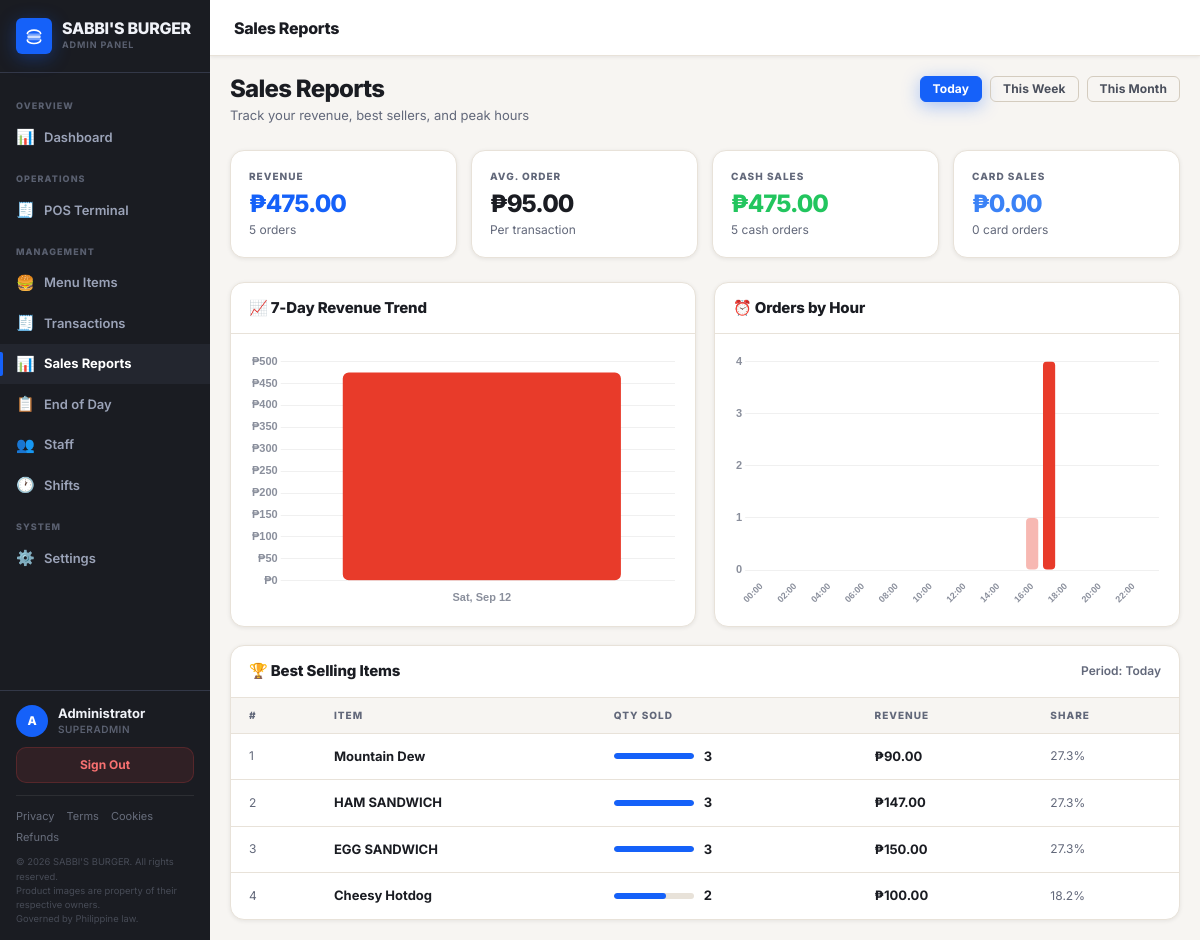
The app's page /reports (signed in) with its own data.
### tables this page shows
CREATE TABLE users (
    id INTEGER PRIMARY KEY AUTOINCREMENT,
    username TEXT NOT NULL UNIQUE,
    password_hash TEXT NOT NULL,
    full_name TEXT NOT NULL,
    role TEXT NOT NULL CHECK(role IN ('superadmin', 'cashier')),
    is_active INTEGER NOT NULL DEFAULT 1,
    last_login TIMESTAMP,
    created_at TIMESTAMP DEFAULT CURRENT_TIMESTAMP
);

### app.py (the view)
@app.route('/reports')
@superadmin_required
def reports():
    period = request.args.get('period', 'today')
    summary, top_items, daily_trend, hourly = get_sales_report(period)
    return render_template('admin/reports.html',
                           period=period,
                           summary=summary,
                           top_items=top_items,
                           daily_trend=daily_trend,
                           hourly=hourly)

### auth.py (called while the page is built)
def current_user():
    if 'user_id' not in session:
        return None
    with get_db() as conn:
        return conn.execute(
            "SELECT * FROM users WHERE id = ? AND is_active = 1", (session['user_id'],)
        ).fetchone()

def is_logged_in():
    return 'user_id' in session

def superadmin_required(f):
    @wraps(f)
    def decorated(*args, **kwargs):
        if not is_logged_in():
            flash('Please log in to continue.', 'warning')
            return redirect(url_for('login'))
        if session.get('role') != 'superadmin':
            flash('Access denied. Superadmin only.', 'error')
            abort(403)
        return f(*args, **kwargs)
    return decorated

### config.py (called while the page is built)
def load_settings():
    try:
        with open(SETTINGS_PATH, 'r', encoding='utf-8') as f:
            data = json.load(f)
        return {**DEFAULTS, **data}
    except Exception:
        return dict(DEFAULTS)

### database.py (called while the page is built)
def get_db():
    conn = sqlite3.connect(DATABASE)
    conn.row_factory = sqlite3.Row
    conn.execute("PRAGMA foreign_keys = ON")
    return conn

def get_active_shift(user_id):
    with get_db() as conn:
        return conn.execute("""
            SELECT s.*, u.full_name, u.role
            FROM shifts s
            JOIN users u ON s.user_id = u.id
            WHERE s.user_id = ? AND s.status = 'active'
            ORDER BY s.clock_in DESC LIMIT 1
        """, (user_id,)).fetchone()

### templates/admin/reports.html (shortened to what this page needs)
{% extends "admin/base_admin.html" %}
{% block page_title %}Sales Reports{% endblock %}
{% block content %}
<div class="page-header">
  <div>
    <h1>Sales Reports</h1>
    <p>Track your revenue, best sellers, and peak hours</p>
  </div>
  <div style="display:flex;gap:.5rem">
    {% for p, label in [('today','Today'),('week','This Week'),('month','This Month')] %}
    <a href="{{ url_for('reports', period=p) }}"
       class="btn {% if period == p %}btn-primary{% else %}btn-ghost{% endif %} btn-sm">
      {{ label }}
    </a>
    {% endfor %}
  </div>
</div>
<div class="stats-grid" style="grid-template-columns:repeat(4,1fr)">
  <div class="stat-card">
    <div class="stat-card-label">Revenue</div>
    <div class="stat-card-value brand">{{ currency }}{{ "%.2f"|format(summary.revenue) }}</div>
    <div class="stat-card-sub">{{ summary.orders }} orders</div>
  </div>
  <div class="stat-card">
    <div class="stat-card-label">Avg. Order</div>
    <div class="stat-card-value">{{ currency }}{{ "%.2f"|format(summary.avg_order) }}</div>
    <div class="stat-card-sub">Per transaction</div>
  </div>
  <div class="stat-card">
    <div class="stat-card-label">Cash Sales</div>
    <div class="stat-card-value" style="color:var(--success)">{{ currency }}{{ "%.2f"|format(summary.cash_revenue) }}</div>
    <div class="stat-card-sub">{{ summary.cash_orders }} cash orders</div>
  </div>
  <div class="stat-card">
    <div class="stat-card-label">Card Sales</div>
    <div class="stat-card-value" style="color:var(--info)">{{ currency }}{{ "%.2f"|format(summary.card_revenue) }}</div>
    <div class="stat-card-sub">{{ summary.card_orders }} card orders</div>
  </div>
</div>
<div style="display:grid;grid-template-columns:1fr 1fr;gap:1.125rem;margin-bottom:1.125rem">
  <div class="table-card" style="overflow:visible">
    <div class="table-card-header"><span class="table-card-title">📈 7-Day Revenue Trend</span></div>
    <div style="padding:1.125rem">
      <canvas id="trendChart" height="180"></canvas>
    </div>
  </div>
  <div class="table-card" style="overflow:visible">
    <div class="table-card-header"><span class="table-card-title">⏰ Orders by Hour</span></div>
    <div style="padding:1.125rem">
      <canvas id="hourlyChart" height="180"></canvas>
    </div>
  </div>
</div>
<div class="table-card">
  <div class="table-card-header">
    <span class="table-card-title">🏆 Best Selling Items</span>
    <span style="font-size:.75rem;color:var(--text-dark-3);font-weight:600">
      Period: {{ {'today':'Today','week':'This Week','month':'This Month'}[period] }}
    </span>
  </div>
  {% if top_items %}
  <div class="table-wrap">
    <table>
      <thead>
        <tr><th>#</th><th>Item</th><th>Qty Sold</th><th>Revenue</th><th>Share</th></tr>
      </thead>
      <tbody>
        {% set total_qty = top_items|sum(attribute='total_qty') %}
        {% for i, item in top_items|enumerate %}
        <tr>
          <td class="td-muted">{{ i+1 }}</td>
          <td><strong>{{ item.product_name }}</strong></td>
          <td>
            <div style="display:flex;align-items:center;gap:.625rem">
              <div style="background:var(--menu-border);border-radius:99px;height:6px;width:80px;overflow:hidden">
                <div style="background:var(--brand);height:100%;width:{{ ((item.total_qty / (top_items[0].total_qty or 1)) * 100)|int }}%;border-radius:99px"></div>
              </div>
              <strong>{{ item.total_qty }}</strong>
            </div>
          </td>
          <td><strong>{{ currency }}{{ "%.2f"|format(item.total_revenue) }}</strong></td>
          <td class="td-muted">
            {% if total_qty > 0 %}{{ "%.1f"|format((item.total_qty / total_qty) * 100) }}%{% else %}—{% endif %}
          </td>
        </tr>
        {% endfor %}
      </tbody>
    </table>
  </div>
  {% else %}
  <div class="empty-state"><div class="empty-state-icon">📊</div><p>No sales data for this period</p></div>
  {% endif %}
</div>
{% endblock %}
{% block extra_js %}
<script>
const currency = '{{ currency }}';
const brandColor = '#E83B2A';
const gridColor = 'rgba(0,0,0,0.06)';
const font = { family: "'Nunito', sans-serif", size: 11, weight: '700' };
Chart.defaults.font = font;
Chart.defaults.color = '#8A8F9C';
// 7-day trend
const trendData = {{ daily_trend | tojson }};
const trendLabels = trendData.map(d => {
  const dt = new Date(d.day);
  return dt.toLocaleDateString('en-PH',{weekday:'short',month:'short',day:'numeric'});
});
new Chart(document.getElementById('trendChart'), {
  type: 'bar',
  data: {
    labels: trendLabels,
    datasets: [{
      label: 'Revenue',
      data: trendData.map(d => d.revenue),
      backgroundColor: trendData.map((d,i) => i === trendData.length-1 ? brandColor : 'rgba(232,59,42,0.2)'),
      borderRadius: 6,
      borderSkipped: false,
    }]
  },
  options: {
    responsive: true, maintainAspectRatio: true,
    plugins: { legend: { display: false },
      tooltip: { callbacks: { label: ctx => ` ${currency}${ctx.raw.toLocaleString('en-PH',{minimumFractionDigits:2})}` } }
    },
    scales: {
      x: { grid: { display: false }, border: { display: false } },
      y: { grid: { color: gridColor }, border: { display: false },
           ticks: { callback: v => currency + v.toLocaleString() } }
    }
  }
});
// Hourly
const hourlyData = {{ hourly | tojson }};
const hours = Array.from({length:24}, (_,i) => String(i).padStart(2,'0'));
const ordersByHour = hours.map(h => {
  const found = hourlyData.find(d => d.hr === h);
  return found ? found.orders : 0;
});
const maxOrders = Math.max(...ordersByHour, 1);
new Chart(document.getElementById('hourlyChart'), {
  type: 'bar',
  data: {
    labels: hours.map(h => h + ':00'),
    datasets: [{
      label: 'Orders',
      data: ordersByHour,
      backgroundColor: ordersByHour.map(v => {
        const intensity = v / maxOrders;
        return `rgba(232,59,42,${0.15 + intensity * 0.85})`;
      }),
      borderRadius: 4,
      borderSkipped: false,
    }]
  },
  options: {
    responsive: true, maintainAspectRatio: true,
    plugins: { legend: { display: false } },
    scales: {
      x: { grid: { display: false }, border: { display: false },
           ticks: { maxRotation: 45, font: { size: 9 } } },
      y: { grid: { color: gridColor }, border: { display: false },
           ticks: { stepSize: 1 } }
    }
  }
});
</script>
{% endblock %}

### templates/admin/base_admin.html (shortened to what this page needs)
<!DOCTYPE html>
<html lang="en">
<head>
  <link rel="stylesheet" href="{{ url_for('static', filename='css/base.css') }}">
  <link rel="stylesheet" href="{{ url_for('theme_css') }}">
  <link rel="stylesheet" href="{{ url_for('static', filename='css/admin.css') }}">
</head>
<body>
<div class="app-shell">
  <aside class="sidebar">
    <div class="sidebar-brand">
      <div class="sidebar-brand-icon">
      </div>
      <div>
        <div class="sidebar-brand-text">{{ app_name }}</div>
        <div class="sidebar-brand-sub">Admin Panel</div>
      </div>
    </div>
    <nav class="sidebar-nav">
      <div class="nav-section-label">Overview</div>
      <a title="Dashboard" href="{{ url_for('dashboard') }}" class="nav-item {% if request.endpoint == 'dashboard' %}active{% endif %}">
        <span class="nav-item-icon">📊</span> Dashboard
      </a>
      <div class="nav-section-label">Operations</div>
      <a title="POS Terminal" href="{{ url_for('index') }}" class="nav-item {% if request.endpoint == 'index' %}active{% endif %}">
        <span class="nav-item-icon">🧾</span> POS Terminal
      </a>
      <div class="nav-section-label">Management</div>
      <a title="Menu Items" href="{{ url_for('products') }}" class="nav-item {% if request.endpoint == 'products' %}active{% endif %}">
        <span class="nav-item-icon">🍔</span> Menu Items
      </a>
      <a title="Transactions" href="{{ url_for('transactions') }}" class="nav-item {% if request.endpoint in ['transactions','transaction_detail'] %}active{% endif %}">
        <span class="nav-item-icon">🧾</span> Transactions
      </a>
      <a title="Sales Reports" href="{{ url_for('reports') }}" class="nav-item {% if request.endpoint == 'reports' %}active{% endif %}">
        <span class="nav-item-icon">📊</span> Sales Reports
      </a>
      <a title="End of Day" href="{{ url_for('eod') }}" class="nav-item {% if request.endpoint == 'eod' %}active{% endif %}">
        <span class="nav-item-icon">📋</span> End of Day
      </a>
      <a title="Staff" href="{{ url_for('users') }}" class="nav-item {% if request.endpoint == 'users' %}active{% endif %}">
        <span class="nav-item-icon">👥</span> Staff
      </a>
      <a title="Shifts" href="{{ url_for('shifts') }}" class="nav-item {% if request.endpoint in ['shifts','shift_detail'] %}active{% endif %}">
        <span class="nav-item-icon">🕐</span> Shifts
      </a>
      <div class="nav-section-label">System</div>
      <a title="Settings" href="{{ url_for('settings_page') }}" class="nav-item {% if request.endpoint == 'settings_page' %}active{% endif %}">
        <span class="nav-item-icon">⚙️</span> Settings
      </a>
    </nav>
    <div class="sidebar-footer">
      {% if current_user %}
      <div class="sidebar-user">
        <div class="sidebar-avatar">{{ current_user['full_name'][0] | upper }}</div>
        <div class="sidebar-user-info">
          <div class="sidebar-user-name">{{ current_user['full_name'] }}</div>
          <div class="sidebar-user-role">{{ current_user['role'] | title }}</div>
        </div>
      </div>
      {% endif %}
      <a href="{{ url_for('logout') }}" class="btn-logout">Sign Out</a>
      <div style="display:flex;flex-wrap:wrap;gap:.25rem .75rem;margin-top:.75rem;padding-top:.75rem;border-top:1px solid rgba(255,255,255,.08)">
        <a href="#" onclick="openPolicyModal('{{ url_for('privacy_policy') }}','Privacy Policy');return false" style="font-size:.6875rem;color:rgba(155,163,184,.6);text-decoration:none" onmouseover="this.style.color='rgba(155,163,184,1)'" onmouseout="this.style.color='rgba(155,163,184,.6)'">Privacy</a>
        <a href="#" onclick="openPolicyModal('{{ url_for('terms') }}','Terms &amp; Conditions');return false" style="font-size:.6875rem;color:rgba(155,163,184,.6);text-decoration:none" onmouseover="this.style.color='rgba(155,163,184,1)'" onmouseout="this.style.color='rgba(155,163,184,.6)'">Terms</a>
        <a href="#" onclick="openPolicyModal('{{ url_for('cookie_policy') }}','Cookie Policy');return false" style="font-size:.6875rem;color:rgba(155,163,184,.6);text-decoration:none" onmouseover="this.style.color='rgba(155,163,184,1)'" onmouseout="this.style.color='rgba(155,163,184,.6)'">Cookies</a>
        <a href="#" onclick="openPolicyModal('{{ url_for('refund_policy') }}','Refund Policy');return false" style="font-size:.6875rem;color:rgba(155,163,184,.6);text-decoration:none" onmouseover="this.style.color='rgba(155,163,184,1)'" onmouseout="this.style.color='rgba(155,163,184,.6)'">Refunds</a>
      </div>
      <div style="margin-top:.625rem;font-size:.5875rem;color:rgba(155,163,184,.35);line-height:1.5">
        &copy; {{ current_year }} {{ app_name }}. All rights reserved.<br>
        Product images are property of their respective owners.<br>
        Governed by Philippine law.
      </div>
    </div>
  </aside>
  <div class="main-content">
    <header class="topbar">
      <span class="topbar-title">{% block page_title %}{% endblock %}</span>
    </header>
    <main class="page-content">
      {% block content %}{% endblock %}
    </main>
  </div>
</div>
{% block extra_js %}{% endblock %}
</body>
</html>

### static/css/base.css (style rules this page uses)
*, *::before, *::after { box-sizing: border-box; margin: 0; padding: 0; }
:root { --brand: #e83b2a; --brand-h: #ff5a4a; --brand-dim: rgba(232, 59, 42, 0.1); --brand-glow: rgba(232, 59, 42, 0.22); --gold: #f5a623; --gold-h: #ffb84d; --gold-dim: rgba(245, 166, 35, 0.12); --menu-bg: #f7f5f2; --menu-surface: #ffffff; --menu-border: #e8e2d9; --menu-border-2: #d4ccbf; --order-bg: #1a1c22; --order-surface: #23262f; --order-surface-2: #2c303b; --order-border: #333848; --order-border-2: #444a5a; --text-dark: #1a1c22; --text-dark-2: #4a4f5c; --text-dark-3: #62687a; --text-light: #f0f2f8; --text-light-2: #9ba3b8; --text-light-3: #5a6070; --success: #22c55e; --success-dim: rgba(34, 197, 94, 0.12); --success-text: #4ade80; --danger: #ef4444; --danger-dim: rgba(239, 68, 68, 0.12); --danger-text: #f87171; --warning: #f59e0b; --warning-dim: rgba(245, 158, 11, 0.12); --info: #3b82f6; --info-dim: rgba(59, 130, 246, 0.12); --info-text: #60a5fa; --r-xs: 3px; --r-sm: 6px; --r: 10px; --r-md: 14px; --r-lg: 18px; --r-xl: 22px; --shadow-sm: 0 1px 4px rgba(0, 0, 0, 0.08); --shadow: 0 4px 16px rgba(0, 0, 0, 0.1); --shadow-lg: 0 12px 40px rgba(0, 0, 0, 0.15); --shadow-brand: 0 4px 18px rgba(232, 59, 42, 0.35); --font: "Nunito", "Inter", -apple-system, BlinkMacSystemFont, "Segoe UI", sans-serif; --font-mono: "JetBrains Mono", "Fira Code", monospace; --tx-fast: 120ms cubic-bezier(0.4, 0, 0.2, 1); --tx: 200ms cubic-bezier(0.4, 0, 0.2, 1); }
html { font-size: 16px; -webkit-font-smoothing: antialiased; -moz-osx-font-smoothing: grayscale; }
body { font-family: var(--font); background: var(--menu-bg); color: var(--text-dark); line-height: 1.5; min-height: 100vh; }
img, svg { display: block; max-width: 100%; }
a { color: var(--brand); text-decoration: none; }
.btn { display: inline-flex; align-items: center; justify-content: center; gap: 0.375rem; padding: 0.5rem 1.125rem; border-radius: var(--r); font-family: var(--font); font-size: 0.875rem; font-weight: 700; border: 1.5px solid transparent; cursor: pointer; transition: all var(--tx-fast); white-space: nowrap; user-select: none; line-height: 1; letter-spacing: 0.01em; }
.btn-primary { background: var(--brand); color: #fff; border-color: var(--brand); box-shadow: var(--shadow-brand); }
.btn-ghost { background: transparent; border-color: var(--menu-border-2); color: var(--text-dark-2); }
.btn-sm { padding: 0.375rem 0.75rem; font-size: 0.75rem; border-radius: var(--r-sm); }

### records on screen
users: full_name "A", full_name "Administrator", role "SUPERADMIN"

### other values on screen
{{ app_name }} "SABBI'S BURGER"
{{ current_year }} "2026"
{{ label }} "Today" "This Week" "This Month"
{{ currency }} "₱"
{{ "%.2f"|format(summary.revenue) }} "475.00"
{{ summary.orders }} "5"
{{ "%.2f"|format(summary.avg_order) }} "95.00"
{{ "%.2f"|format(summary.cash_revenue) }} "475.00"
{{ summary.cash_orders }} "5"
{{ "%.2f"|format(summary.card_revenue) }} "0.00"
{{ summary.card_orders }} "0"
{{ {'today':'Today','week':'This Week','month':'This Month'}[period] }} "Today"
{{ i+1 }} "1" "2" "3" "4"
{{ item.product_name }} "Mountain Dew" "HAM SANDWICH" "EGG SANDWICH" "Cheesy Hotdog"
{{ item.total_qty }} "3" "3" "3" "2"
